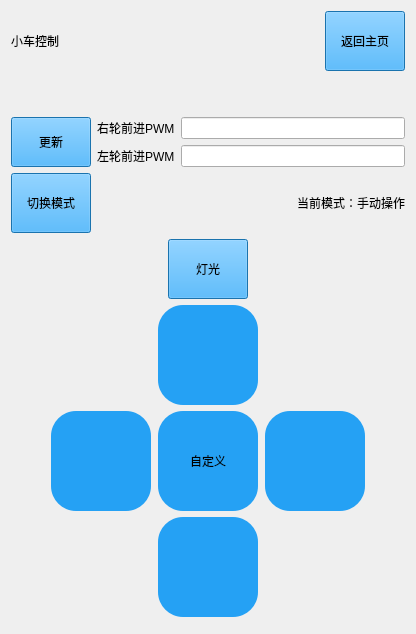
      <widget class="QWidget" name="CarControlPage">
       <property name="sizePolicy">
        <sizepolicy hsizetype="Preferred" vsizetype="Preferred">
         <horstretch>0</horstretch>
         <verstretch>0</verstretch>
        </sizepolicy>
       </property>
       <layout class="QVBoxLayout" name="verticalLayout">
        <item>
         <layout class="QHBoxLayout" name="horizontalLayout_3">
          <item>
           <widget class="QLabel" name="label_2">
            <property name="minimumSize">
             <size>
              <width>0</width>
              <height>0</height>
             </size>
            </property>
            <property name="styleSheet">
             <string notr="true">font: 18pt &quot;Microsoft YaHei UI&quot;;
color: rgb(0, 0, 0);</string>
            </property>
            <property name="text">
             <string>小车控制</string>
            </property>
           </widget>
          </item>
          <item>
           <spacer name="horizontalSpacer_6">
            <property name="orientation">
             <enum>Qt::Orientation::Horizontal</enum>
            </property>
            <property name="sizeHint" stdset="0">
             <size>
              <width>40</width>
              <height>20</height>
             </size>
            </property>
           </spacer>
          </item>
          <item>
           <widget class="QPushButton" name="CarControl_BackHomeButton">
            <property name="minimumSize">
             <size>
              <width>0</width>
              <height>60</height>
             </size>
            </property>
            <property name="styleSheet">
             <string notr="true">font: 18pt &quot;Microsoft YaHei UI&quot;;
background-color: rgb(37, 161, 244);
color: rgb(0, 0, 0);
</string>
            </property>
            <property name="text">
             <string>返回主页</string>
            </property>
           </widget>
          </item>
         </layout>
        </item>
        <item>
         <spacer name="verticalSpacer_5">
          <property name="orientation">
           <enum>Qt::Orientation::Vertical</enum>
          </property>
          <property name="sizeHint" stdset="0">
           <size>
            <width>20</width>
            <height>40</height>
           </size>
          </property>
         </spacer>
        </item>
        <item>
         <layout class="QHBoxLayout" name="horizontalLayout_34">
          <item>
           <widget class="QPushButton" name="UpdatePWMBtn">
            <property name="sizePolicy">
             <sizepolicy hsizetype="Minimum" vsizetype="Expanding">
              <horstretch>0</horstretch>
              <verstretch>0</verstretch>
             </sizepolicy>
            </property>
            <property name="styleSheet">
             <string notr="true">font: 18pt &quot;Microsoft YaHei UI&quot;;
background-color: rgb(37, 161, 244);
color: rgb(0, 0, 0);
</string>
            </property>
            <property name="text">
             <string>更新</string>
            </property>
           </widget>
          </item>
          <item>
           <layout class="QVBoxLayout" name="verticalLayout_27">
            <item>
             <layout class="QHBoxLayout" name="horizontalLayout_33">
              <item>
               <widget class="QLabel" name="label_20">
                <property name="styleSheet">
                 <string notr="true">font: 12pt &quot;Microsoft YaHei UI&quot;;
color: rgb(0, 0, 0);</string>
                </property>
                <property name="text">
                 <string>右轮前进PWM</string>
                </property>
               </widget>
              </item>
              <item>
               <widget class="QLineEdit" name="RightPWMlineEdit">
                <property name="sizePolicy">
                 <sizepolicy hsizetype="Expanding" vsizetype="Expanding">
                  <horstretch>0</horstretch>
                  <verstretch>0</verstretch>
                 </sizepolicy>
                </property>
                <property name="styleSheet">
                 <string notr="true"/>
                </property>
               </widget>
              </item>
             </layout>
            </item>
            <item>
             <layout class="QHBoxLayout" name="horizontalLayout_30">
              <item>
               <widget class="QLabel" name="label_21">
                <property name="styleSheet">
                 <string notr="true">font: 12pt &quot;Microsoft YaHei UI&quot;;
color: rgb(0, 0, 0);</string>
                </property>
                <property name="text">
                 <string>左轮前进PWM</string>
                </property>
               </widget>
              </item>
              <item>
               <widget class="QLineEdit" name="LeftPWMlineEdit">
                <property name="sizePolicy">
                 <sizepolicy hsizetype="Expanding" vsizetype="Expanding">
                  <horstretch>0</horstretch>
                  <verstretch>0</verstretch>
                 </sizepolicy>
                </property>
                <property name="styleSheet">
                 <string notr="true"/>
                </property>
               </widget>
              </item>
             </layout>
            </item>
           </layout>
          </item>
         </layout>
        </item>
        <item>
         <layout class="QHBoxLayout" name="horizontalLayout_4">
          <item>
           <widget class="QPushButton" name="SwitchModeButton">
            <property name="minimumSize">
             <size>
              <width>0</width>
              <height>60</height>
             </size>
            </property>
            <property name="styleSheet">
             <string notr="true">font: 18pt &quot;Microsoft YaHei UI&quot;;
background-color: rgb(37, 161, 244);
color: rgb(0, 0, 0);
</string>
            </property>
            <property name="text">
             <string>切换模式</string>
            </property>
           </widget>
          </item>
          <item>
           <spacer name="horizontalSpacer_7">
            <property name="orientation">
             <enum>Qt::Orientation::Horizontal</enum>
            </property>
            <property name="sizeHint" stdset="0">
             <size>
              <width>40</width>
              <height>20</height>
             </size>
            </property>
           </spacer>
          </item>
          <item>
           <widget class="QLabel" name="CarModeLabel">
            <property name="styleSheet">
             <string notr="true">font: 18pt &quot;Microsoft YaHei UI&quot;;
color: rgb(0, 0, 0);</string>
            </property>
            <property name="text">
             <string>当前模式：手动操作</string>
            </property>
           </widget>
          </item>
         </layout>
        </item>
        <item>
         <layout class="QHBoxLayout" name="horizontalLayout_5">
          <item>
           <spacer name="horizontalSpacer_13">
            <property name="orientation">
             <enum>Qt::Orientation::Horizontal</enum>
            </property>
            <property name="sizeHint" stdset="0">
             <size>
              <width>40</width>
              <height>20</height>
             </size>
            </property>
           </spacer>
          </item>
          <item>
           <widget class="QPushButton" name="LedButton">
            <property name="sizePolicy">
             <sizepolicy hsizetype="Maximum" vsizetype="Fixed">
              <horstretch>0</horstretch>
              <verstretch>0</verstretch>
             </sizepolicy>
            </property>
            <property name="minimumSize">
             <size>
              <width>0</width>
              <height>60</height>
             </size>
            </property>
            <property name="styleSheet">
             <string notr="true">font: 18pt &quot;Microsoft YaHei UI&quot;;
background-color: rgb(37, 161, 244);
color: rgb(0, 0, 0);
</string>
            </property>
            <property name="text">
             <string>灯光</string>
            </property>
           </widget>
          </item>
          <item>
           <spacer name="horizontalSpacer_12">
            <property name="orientation">
             <enum>Qt::Orientation::Horizontal</enum>
            </property>
            <property name="sizeHint" stdset="0">
             <size>
              <width>40</width>
              <height>20</height>
             </size>
            </property>
           </spacer>
          </item>
         </layout>
        </item>
        <item>
         <layout class="QHBoxLayout" name="horizontalLayout_6">
          <item>
           <spacer name="horizontalSpacer_8">
            <property name="orientation">
             <enum>Qt::Orientation::Horizontal</enum>
            </property>
            <property name="sizeHint" stdset="0">
             <size>
              <width>40</width>
              <height>20</height>
             </size>
            </property>
           </spacer>
          </item>
          <item>
           <layout class="QGridLayout" name="gridLayout_5">
            <property name="horizontalSpacing">
             <number>7</number>
            </property>
            <item row="5" column="1">
             <widget class="QPushButton" name="LeftButton">
              <property name="sizePolicy">
               <sizepolicy hsizetype="Fixed" vsizetype="Fixed">
                <horstretch>0</horstretch>
                <verstretch>0</verstretch>
               </sizepolicy>
              </property>
              <property name="minimumSize">
               <size>
                <width>100</width>
                <height>100</height>
               </size>
              </property>
              <property name="maximumSize">
               <size>
                <width>100</width>
                <height>100</height>
               </size>
              </property>
              <property name="styleSheet">
               <string notr="true">QPushButton {
    border-radius: 25px;
    min-width: 100px;
    max-width: 100px;
    min-height: 100px;
    max-height: 100px;
    border: none;
    background-color: rgb(37, 161, 244);
    qproperty-icon: url(:/image/左转.png);
    qproperty-iconSize: 90px 90px;  /* 控制图标大小 */
}

QPushButton:pressed {
    background-color: rgb(30, 129, 195);
}</string>
              </property>
              <property name="text">
               <string/>
              </property>
              <property name="autoRepeat">
               <bool>true</bool>
              </property>
              <property name="autoExclusive">
               <bool>false</bool>
              </property>
              <property name="autoRepeatDelay">
               <number>100</number>
              </property>
             </widget>
            </item>
            <item row="4" column="1">
             <spacer name="horizontalSpacer_66">
              <property name="orientation">
               <enum>Qt::Orientation::Horizontal</enum>
              </property>
              <property name="sizeHint" stdset="0">
               <size>
                <width>40</width>
                <height>20</height>
               </size>
              </property>
             </spacer>
            </item>
            <item row="4" column="2">
             <widget class="QPushButton" name="FrontButton">
              <property name="sizePolicy">
               <sizepolicy hsizetype="Fixed" vsizetype="Fixed">
                <horstretch>0</horstretch>
                <verstretch>0</verstretch>
               </sizepolicy>
              </property>
              <property name="minimumSize">
               <size>
                <width>100</width>
                <height>100</height>
               </size>
              </property>
              <property name="maximumSize">
               <size>
                <width>100</width>
                <height>100</height>
               </size>
              </property>
              <property name="styleSheet">
               <string notr="true">QPushButton {
    border-radius: 25px;
    min-width: 100px;
    max-width: 100px;
    min-height: 100px;
    max-height: 100px;
    border: none;
    background-color: rgb(37, 161, 244);
    qproperty-icon: url(:/image/前进.png);
    qproperty-iconSize: 90px 90px;  /* 控制图标大小 */
}

QPushButton:pressed {
    background-color: rgb(30, 129, 195);
}</string>
              </property>
              <property name="text">
               <string/>
              </property>
              <property name="autoRepeat">
               <bool>true</bool>
              </property>
              <property name="autoRepeatDelay">
               <number>75</number>
              </property>
              <property name="autoRepeatInterval">
               <number>75</number>
              </property>
             </widget>
            </item>
            <item row="4" column="3">
             <spacer name="horizontalSpacer_67">
              <property name="orientation">
               <enum>Qt::Orientation::Horizontal</enum>
              </property>
              <property name="sizeHint" stdset="0">
               <size>
                <width>40</width>
                <height>20</height>
               </size>
              </property>
             </spacer>
            </item>
            <item row="6" column="1">
             <spacer name="horizontalSpacer_68">
              <property name="orientation">
               <enum>Qt::Orientation::Horizontal</enum>
              </property>
              <property name="sizeHint" stdset="0">
               <size>
                <width>40</width>
                <height>20</height>
               </size>
              </property>
             </spacer>
            </item>
            <item row="5" column="3">
             <widget class="QPushButton" name="RightButton">
              <property name="sizePolicy">
               <sizepolicy hsizetype="Fixed" vsizetype="Fixed">
                <horstretch>0</horstretch>
                <verstretch>0</verstretch>
               </sizepolicy>
              </property>
              <property name="minimumSize">
               <size>
                <width>100</width>
                <height>100</height>
               </size>
              </property>
              <property name="maximumSize">
               <size>
                <width>100</width>
                <height>100</height>
               </size>
              </property>
              <property name="styleSheet">
               <string notr="true">QPushButton {
    border-radius: 25px;
    min-width: 100px;
    max-width: 100px;
    min-height: 100px;
    max-height: 100px;
    border: none;
    background-color: rgb(37, 161, 244);
    qproperty-icon: url(:/image/右转.png);
    qproperty-iconSize: 90px 90px;  /* 控制图标大小 */
}

QPushButton:pressed {
    background-color: rgb(30, 129, 195);
}</string>
              </property>
              <property name="text">
               <string/>
              </property>
              <property name="autoRepeat">
               <bool>true</bool>
              </property>
              <property name="autoExclusive">
               <bool>false</bool>
              </property>
              <property name="autoRepeatDelay">
               <number>100</number>
              </property>
             </widget>
            </item>
            <item row="6" column="3">
             <spacer name="horizontalSpacer_69">
              <property name="orientation">
               <enum>Qt::Orientation::Horizontal</enum>
              </property>
              <property name="sizeHint" stdset="0">
               <size>
                <width>40</width>
                <height>20</height>
               </size>
              </property>
             </spacer>
            </item>
            <item row="5" column="2">
             <widget class="QPushButton" name="RightCirlcleButton">
              <property name="styleSheet">
               <string notr="true">QPushButton {
	font: 18pt &quot;Microsoft YaHei UI&quot;;
    border-radius: 25px;
    min-width: 100px;
    max-width: 100px;
    min-height: 100px;
    max-height: 100px;
    border: none;
    background-color: rgb(37, 161, 244);
    qproperty-iconSize: 90px 90px;  /* 控制图标大小 */
	color: rgb(0, 0, 0);
}

QPushButton:pressed {
    background-color: rgb(30, 129, 195);
}</string>
              </property>
              <property name="text">
               <string>自定义</string>
              </property>
              <property name="autoRepeat">
               <bool>true</bool>
              </property>
              <property name="autoRepeatDelay">
               <number>100</number>
              </property>
             </widget>
            </item>
            <item row="6" column="2">
             <widget class="QPushButton" name="BackButton">
              <property name="sizePolicy">
               <sizepolicy hsizetype="Minimum" vsizetype="Fixed">
                <horstretch>0</horstretch>
                <verstretch>0</verstretch>
               </sizepolicy>
              </property>
              <property name="minimumSize">
               <size>
                <width>100</width>
                <height>100</height>
               </size>
              </property>
              <property name="maximumSize">
               <size>
                <width>100</width>
                <height>100</height>
               </size>
              </property>
              <property name="baseSize">
               <size>
                <width>100</width>
                <height>100</height>
               </size>
              </property>
              <property name="styleSheet">
               <string notr="true">QPushButton {
    border-radius: 25px;
    min-width: 100px;
    max-width: 100px;
    min-height: 100px;
    max-height: 100px;
    border: none;
    background-color: rgb(37, 161, 244);
    qproperty-icon: url(:/image/后退.png);
    qproperty-iconSize: 90px 90px;  /* 控制图标大小 */
}

QPushButton:pressed {
    background-color: rgb(30, 129, 195);
}</string>
              </property>
              <property name="text">
               <string/>
              </property>
              <property name="autoRepeat">
               <bool>true</bool>
              </property>
              <property name="autoExclusive">
               <bool>false</bool>
              </property>
              <property name="autoRepeatDelay">
               <number>100</number>
              </property>
             </widget>
            </item>
           </layout>
          </item>
          <item>
           <spacer name="horizontalSpacer_9">
            <property name="orientation">
             <enum>Qt::Orientation::Horizontal</enum>
            </property>
            <property name="sizeHint" stdset="0">
             <size>
              <width>40</width>
              <height>20</height>
             </size>
            </property>
           </spacer>
          </item>
         </layout>
        </item>
        <item>
         <widget class="QWidget" name="widget_2" native="true"/>
        </item>
       </layout>
      </widget>
